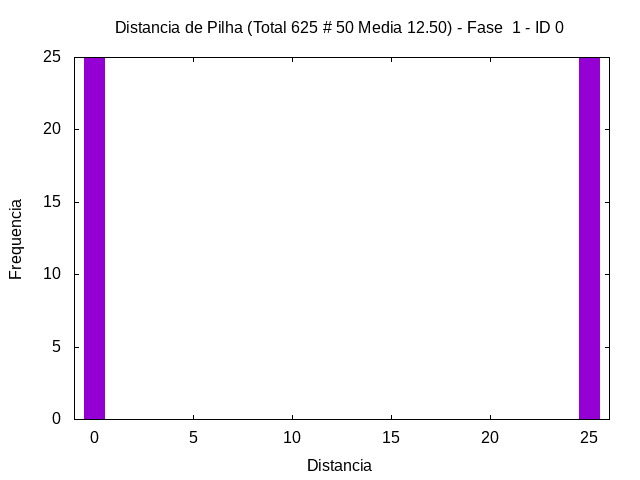

The gnuplot source for this figure:
set term png
set output "../out/mem/sum/-hist-1-0.png"
set style fill solid 1.0
set title "Distancia de Pilha (Total 625 # 50 Media 12.50) - Fase  1 - ID 0"
set xlabel "Distancia"
set ylabel "Frequencia"
plot [-1:26] "../out/mem/sum/-hist-1-0.gpdat" u 3:4 w boxes t ""
